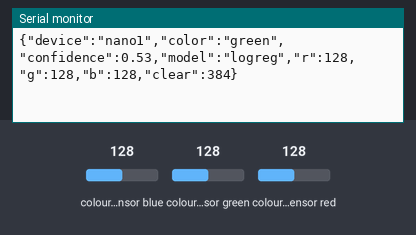
Recording of a sketch running on a simulated Arduino Nano 33 BLE. On the bench: the last lines printed to the serial monitor. The test bench sets the inputs (shaded band); at power-on: colour sensor blue 128, colour sensor green 128, colour sensor red 128.

Above: at 1.2 s.
1.3 s: colour sensor blue set to 5
At 2.2 s:
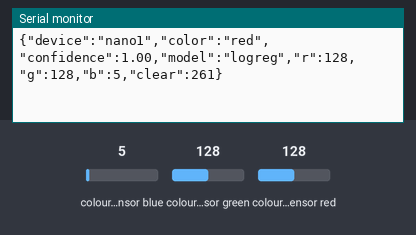
2.8 s: colour sensor blue set to 191
At 3.3 s:
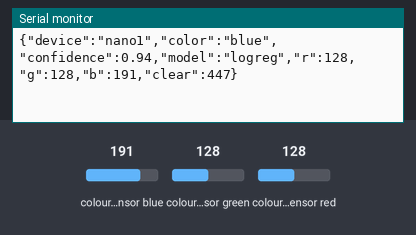
4.3 s: colour sensor green set to 5
At 5.5 s:
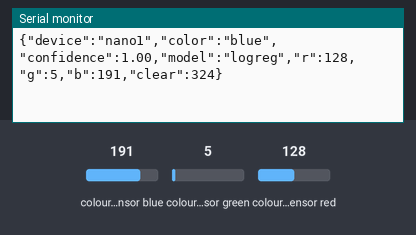
5.8 s: colour sensor red set to 5
At 6.8 s:
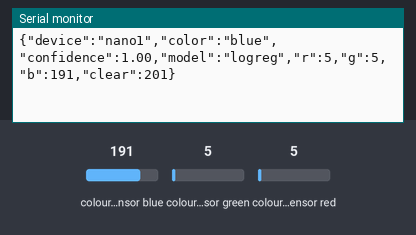

Measured:
- after the input at 1.3 s, the serial monitor: prints a new line at once (image 1)
- after the input at 2.8 s, the serial monitor: prints a new line at once (image 2)
- after the input at 4.3 s, the serial monitor: prints a new line at once (image 3)
- after the input at 5.8 s, the serial monitor: prints a new line at once (image 4)

The sketch:

color-classifier.ino
```cpp
#include <Arduino_APDS9960.h>
#include "color_model.h"

const int MIN_CLEAR = 10;

int lastR = -1, lastG = -1, lastB = -1, lastClear = -1;

void setup() {
  Serial.begin(115200);
  while (!Serial && millis() < 3000) {}

  if (!APDS.begin()) {
    Serial.println("APDS-9960 init failed");
    while (true) {}
  }
}

void loop() {
  if (!APDS.colorAvailable()) {
    delay(5);
    return;
  }

  int r, g, b, c;
  APDS.readColor(r, g, b, c);

  // the sensor updates more slowly than we poll
  if (r == lastR && g == lastG && b == lastB && c == lastClear) return;
  lastR = r; lastG = g; lastB = b; lastClear = c;

  if (c < MIN_CLEAR) return;  // nothing in front of the sensor

  float confidence = 0.0f;
  int cls = classify_color(r, g, b, c, &confidence);
  if (cls < 0) return;

  Serial.print("{\"device\":\"nano1\",\"color\":\"");
  Serial.print(COLOR_LABELS[cls]);
  Serial.print("\",\"confidence\":");
  Serial.print(confidence, 2);
  Serial.print(",\"model\":\"logreg\",\"r\":");
  Serial.print(r);
  Serial.print(",\"g\":");
  Serial.print(g);
  Serial.print(",\"b\":");
  Serial.print(b);
  Serial.print(",\"clear\":");
  Serial.print(c);
  Serial.println("}");
}
```

color_model.h
```cpp
// Generated by ml/export_c.py from colors.csv (720 samples). Do not edit by hand.
#pragma once
#include <math.h>

#define COLOR_N_FEATURES 4
#define COLOR_N_CLASSES 3

static const char* const COLOR_LABELS[COLOR_N_CLASSES] = {"red", "green", "blue"};
static const float COLOR_MEAN[COLOR_N_FEATURES] = {3.77316667e-01f, 3.31400000e-01f, 2.91288889e-01f, 4.00541799e+00f};
static const float COLOR_SCALE[COLOR_N_FEATURES] = {1.62496469e-01f, 1.00423041e-01f, 1.01395772e-01f, 5.70019384e-01f};
static const float COLOR_W[COLOR_N_CLASSES][COLOR_N_FEATURES] = {
    {2.61056336e+00f, -5.30989929e-01f, -3.65401881e+00f, 1.23194231e+00f},
    {-7.30080371e-01f, 1.38203198e+00f, -2.07289507e-01f, -6.37223985e-02f},
    {-1.88048299e+00f, -8.51042047e-01f, 3.86130832e+00f, -1.16821991e+00f}
};
static const float COLOR_B[COLOR_N_CLASSES] = {-1.46442338e+00f, 8.59469147e-01f, 6.04954229e-01f};

// Returns the class index (0 = red, ...) or -1 if the reading is unusable.
// *confidence is the softmax probability of the winning class.
static inline int classify_color(int r, int g, int b, int clear, float* confidence) {
    float total = (float)(r + g + b);
    if (total <= 0.0f) return -1;

    float x[COLOR_N_FEATURES] = {r / total, g / total, b / total, logf(1.0f + (float)clear)};
    float logit[COLOR_N_CLASSES];
    float best = -1e30f;
    for (int c = 0; c < COLOR_N_CLASSES; c++) {
        float z = COLOR_B[c];
        for (int i = 0; i < COLOR_N_FEATURES; i++) {
            z += COLOR_W[c][i] * (x[i] - COLOR_MEAN[i]) / COLOR_SCALE[i];
        }
        logit[c] = z;
        if (z > best) best = z;
    }

    float sum = 0.0f;
    int winner = 0;
    for (int c = 0; c < COLOR_N_CLASSES; c++) {
        logit[c] = expf(logit[c] - best);
        sum += logit[c];
        if (logit[c] > logit[winner]) winner = c;
    }
    if (confidence) *confidence = logit[winner] / sum;
    return winner;
}
```
